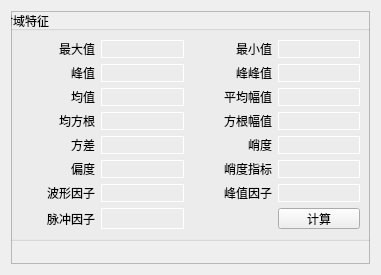
    <widget class="QWidget" name="page_3">
     <property name="geometry">
      <rect>
       <x>0</x>
       <y>0</y>
       <width>381</width>
       <height>275</height>
      </rect>
     </property>
     <attribute name="label">
      <string>3.时域分析</string>
     </attribute>
     <layout class="QGridLayout" name="gridLayout_5">
      <item row="0" column="0">
       <widget class="QFrame" name="frame_3">
        <property name="frameShape">
         <enum>QFrame::StyledPanel</enum>
        </property>
        <property name="frameShadow">
         <enum>QFrame::Raised</enum>
        </property>
        <widget class="QGroupBox" name="groupBox_4">
         <property name="geometry">
          <rect>
           <x>-10</x>
           <y>0</y>
           <width>371</width>
           <height>230</height>
          </rect>
         </property>
         <property name="title">
          <string>时域特征</string>
         </property>
         <layout class="QGridLayout" name="gridLayout_4">
          <item row="7" column="3">
           <widget class="QLabel" name="label_kurtosis_value">
            <property name="text">
             <string>峭度</string>
            </property>
            <property name="alignment">
             <set>Qt::AlignRight|Qt::AlignTrailing|Qt::AlignVCenter</set>
            </property>
           </widget>
          </item>
          <item row="9" column="4">
           <widget class="QLabel" name="label_crest_factor_res">
            <property name="styleSheet">
             <string notr="true">border: 1px solid white;</string>
            </property>
            <property name="text">
             <string/>
            </property>
           </widget>
          </item>
          <item row="1" column="4">
           <widget class="QLabel" name="label_min_value_res">
            <property name="styleSheet">
             <string notr="true">border: 1px solid white;</string>
            </property>
            <property name="text">
             <string/>
            </property>
           </widget>
          </item>
          <item row="7" column="4">
           <widget class="QLabel" name="label_kurtosis_value_res">
            <property name="styleSheet">
             <string notr="true">border: 1px solid white;</string>
            </property>
            <property name="text">
             <string/>
            </property>
           </widget>
          </item>
          <item row="9" column="1">
           <widget class="QLabel" name="label_skewness_value_res">
            <property name="styleSheet">
             <string notr="true">border: 1px solid white;</string>
            </property>
            <property name="text">
             <string/>
            </property>
           </widget>
          </item>
          <item row="6" column="0">
           <widget class="QLabel" name="label_rms_value">
            <property name="text">
             <string>均方根</string>
            </property>
            <property name="alignment">
             <set>Qt::AlignRight|Qt::AlignTrailing|Qt::AlignVCenter</set>
            </property>
           </widget>
          </item>
          <item row="5" column="0">
           <widget class="QLabel" name="label_mean_value">
            <property name="text">
             <string>均值</string>
            </property>
            <property name="alignment">
             <set>Qt::AlignRight|Qt::AlignTrailing|Qt::AlignVCenter</set>
            </property>
           </widget>
          </item>
          <item row="12" column="1">
           <widget class="QLabel" name="label_form_factor_res">
            <property name="styleSheet">
             <string notr="true">border: 1px solid white;</string>
            </property>
            <property name="text">
             <string/>
            </property>
           </widget>
          </item>
          <item row="6" column="1">
           <widget class="QLabel" name="label_rms_value_res">
            <property name="styleSheet">
             <string notr="true">border: 1px solid white;</string>
            </property>
            <property name="text">
             <string/>
            </property>
           </widget>
          </item>
          <item row="13" column="0">
           <widget class="QLabel" name="label_margin_factor">
            <property name="text">
             <string>脉冲因子</string>
            </property>
            <property name="alignment">
             <set>Qt::AlignRight|Qt::AlignTrailing|Qt::AlignVCenter</set>
            </property>
           </widget>
          </item>
          <item row="7" column="0">
           <widget class="QLabel" name="label_variance_value">
            <property name="text">
             <string>方差</string>
            </property>
            <property name="alignment">
             <set>Qt::AlignRight|Qt::AlignTrailing|Qt::AlignVCenter</set>
            </property>
           </widget>
          </item>
          <item row="9" column="0">
           <widget class="QLabel" name="label_skewness_value">
            <property name="text">
             <string>偏度</string>
            </property>
            <property name="alignment">
             <set>Qt::AlignRight|Qt::AlignTrailing|Qt::AlignVCenter</set>
            </property>
           </widget>
          </item>
          <item row="4" column="4">
           <widget class="QLabel" name="label_peak_value_res">
            <property name="styleSheet">
             <string notr="true">border: 1px solid white;</string>
            </property>
            <property name="text">
             <string/>
            </property>
           </widget>
          </item>
          <item row="13" column="1">
           <widget class="QLabel" name="label_margin_factor_res">
            <property name="styleSheet">
             <string notr="true">border: 1px solid white;</string>
            </property>
            <property name="text">
             <string/>
            </property>
           </widget>
          </item>
          <item row="4" column="3">
           <widget class="QLabel" name="label_peak_value">
            <property name="text">
             <string>峰峰值</string>
            </property>
            <property name="alignment">
             <set>Qt::AlignRight|Qt::AlignTrailing|Qt::AlignVCenter</set>
            </property>
           </widget>
          </item>
          <item row="4" column="0">
           <widget class="QLabel" name="label_max_value_2">
            <property name="text">
             <string>峰值</string>
            </property>
            <property name="alignment">
             <set>Qt::AlignRight|Qt::AlignTrailing|Qt::AlignVCenter</set>
            </property>
           </widget>
          </item>
          <item row="1" column="0">
           <widget class="QLabel" name="label_max_value">
            <property name="text">
             <string>最大值</string>
            </property>
            <property name="alignment">
             <set>Qt::AlignRight|Qt::AlignTrailing|Qt::AlignVCenter</set>
            </property>
           </widget>
          </item>
          <item row="12" column="3">
           <widget class="QLabel" name="label_impulse_factor">
            <property name="text">
             <string>峰值因子</string>
            </property>
            <property name="alignment">
             <set>Qt::AlignRight|Qt::AlignTrailing|Qt::AlignVCenter</set>
            </property>
           </widget>
          </item>
          <item row="12" column="0">
           <widget class="QLabel" name="label_form_factor">
            <property name="text">
             <string>波形因子</string>
            </property>
            <property name="alignment">
             <set>Qt::AlignRight|Qt::AlignTrailing|Qt::AlignVCenter</set>
            </property>
           </widget>
          </item>
          <item row="5" column="3">
           <widget class="QLabel" name="label_abs_mean_value">
            <property name="text">
             <string>平均幅值</string>
            </property>
            <property name="alignment">
             <set>Qt::AlignRight|Qt::AlignTrailing|Qt::AlignVCenter</set>
            </property>
           </widget>
          </item>
          <item row="6" column="4">
           <widget class="QLabel" name="label_sra_value_res">
            <property name="styleSheet">
             <string notr="true">border: 1px solid white;</string>
            </property>
            <property name="text">
             <string/>
            </property>
           </widget>
          </item>
          <item row="12" column="4">
           <widget class="QLabel" name="label_impulse_factor_res">
            <property name="styleSheet">
             <string notr="true">border: 1px solid white;</string>
            </property>
            <property name="text">
             <string/>
            </property>
           </widget>
          </item>
          <item row="6" column="3">
           <widget class="QLabel" name="label_sra_value">
            <property name="text">
             <string>方根幅值</string>
            </property>
            <property name="alignment">
             <set>Qt::AlignRight|Qt::AlignTrailing|Qt::AlignVCenter</set>
            </property>
           </widget>
          </item>
          <item row="5" column="4">
           <widget class="QLabel" name="label_abs_mean_value_res">
            <property name="styleSheet">
             <string notr="true">border: 1px solid white;</string>
            </property>
            <property name="text">
             <string/>
            </property>
           </widget>
          </item>
          <item row="7" column="1">
           <widget class="QLabel" name="label_variance_value_res">
            <property name="styleSheet">
             <string notr="true">border: 1px solid white;</string>
            </property>
            <property name="text">
             <string/>
            </property>
           </widget>
          </item>
          <item row="1" column="3">
           <widget class="QLabel" name="label_min_value">
            <property name="text">
             <string>最小值</string>
            </property>
            <property name="alignment">
             <set>Qt::AlignRight|Qt::AlignTrailing|Qt::AlignVCenter</set>
            </property>
           </widget>
          </item>
          <item row="5" column="1">
           <widget class="QLabel" name="label_mean_value_res">
            <property name="styleSheet">
             <string notr="true">border: 1px solid white;</string>
            </property>
            <property name="text">
             <string/>
            </property>
           </widget>
          </item>
          <item row="4" column="1">
           <widget class="QLabel" name="label_max_value_res_2">
            <property name="styleSheet">
             <string notr="true">border: 1px solid white;</string>
            </property>
            <property name="text">
             <string/>
            </property>
           </widget>
          </item>
          <item row="9" column="3">
           <widget class="QLabel" name="label_crest_factor">
            <property name="text">
             <string>峭度指标</string>
            </property>
            <property name="alignment">
             <set>Qt::AlignRight|Qt::AlignTrailing|Qt::AlignVCenter</set>
            </property>
           </widget>
          </item>
          <item row="1" column="1">
           <widget class="QLabel" name="label_max_value_res">
            <property name="styleSheet">
             <string notr="true">border: 1px solid white;</string>
            </property>
            <property name="text">
             <string/>
            </property>
           </widget>
          </item>
          <item row="13" column="4">
           <widget class="QPushButton" name="pushButton_caculate_time_domain">
            <property name="sizePolicy">
             <sizepolicy hsizetype="Preferred" vsizetype="Preferred">
              <horstretch>0</horstretch>
              <verstretch>0</verstretch>
             </sizepolicy>
            </property>
            <property name="text">
             <string>计算</string>
            </property>
           </widget>
          </item>
         </layout>
        </widget>
       </widget>
      </item>
     </layout>
    </widget>
